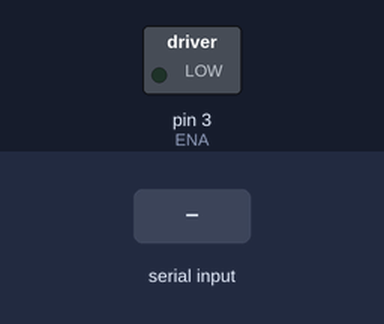
A sketch run on a simulated Arduino Uno, built with avr-gcc and run on an emulated ATmega328P. Shown: switched loads named in the sketch (green lamp = pin HIGH). Inputs (shaded band) come from the test bench.

Above: at 1.2 s.
1.3 s: "90,45\n" received over Serial
At 1.9 s:
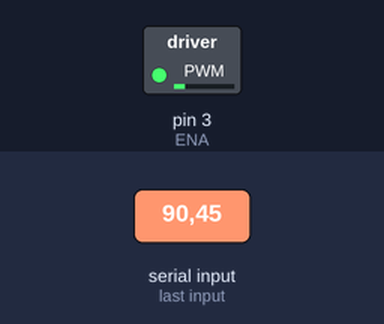
3.8 s: "30,150\n" received over Serial
At 4.6 s:
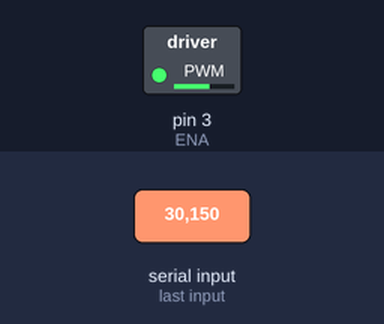
6.3 s: "200\n" received over Serial
At 6.9 s:
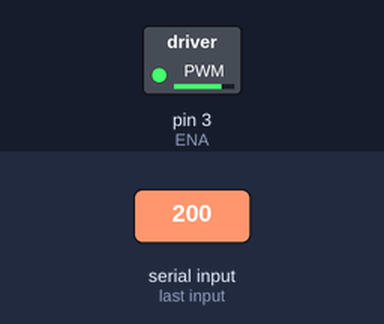
Timing chart, 0 to 9.3 s (numbered marks = the images above; inputs shaded):
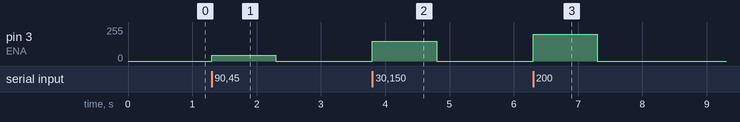

The sketch:

motor.ino
```cpp
#define IN1 5
#define IN2 4
#define ENA 3

int input = 0;

void setup() {
  Serial.begin(115200);
}

void loop() {
  if (Serial.available() > 0) {
    input = Serial.parseInt();
    motor(input);
  }
}

int motor(int i) {
  digitalWrite (IN1, LOW);
  digitalWrite (IN2, HIGH);
  analogWrite(ENA, i);
}
```

Measured:
- after the input at 1.3 s, pin 3 (ENA): 0/255 → 45/255 at once, → 0/255 1.0 s later
- after the input at 3.8 s, pin 3 (ENA): 0/255 → 150/255 at once, → 0/255 1.0 s later
- after the input at 6.3 s, pin 3 (ENA): 0/255 → 200/255 at once, → 0/255 1.0 s later
